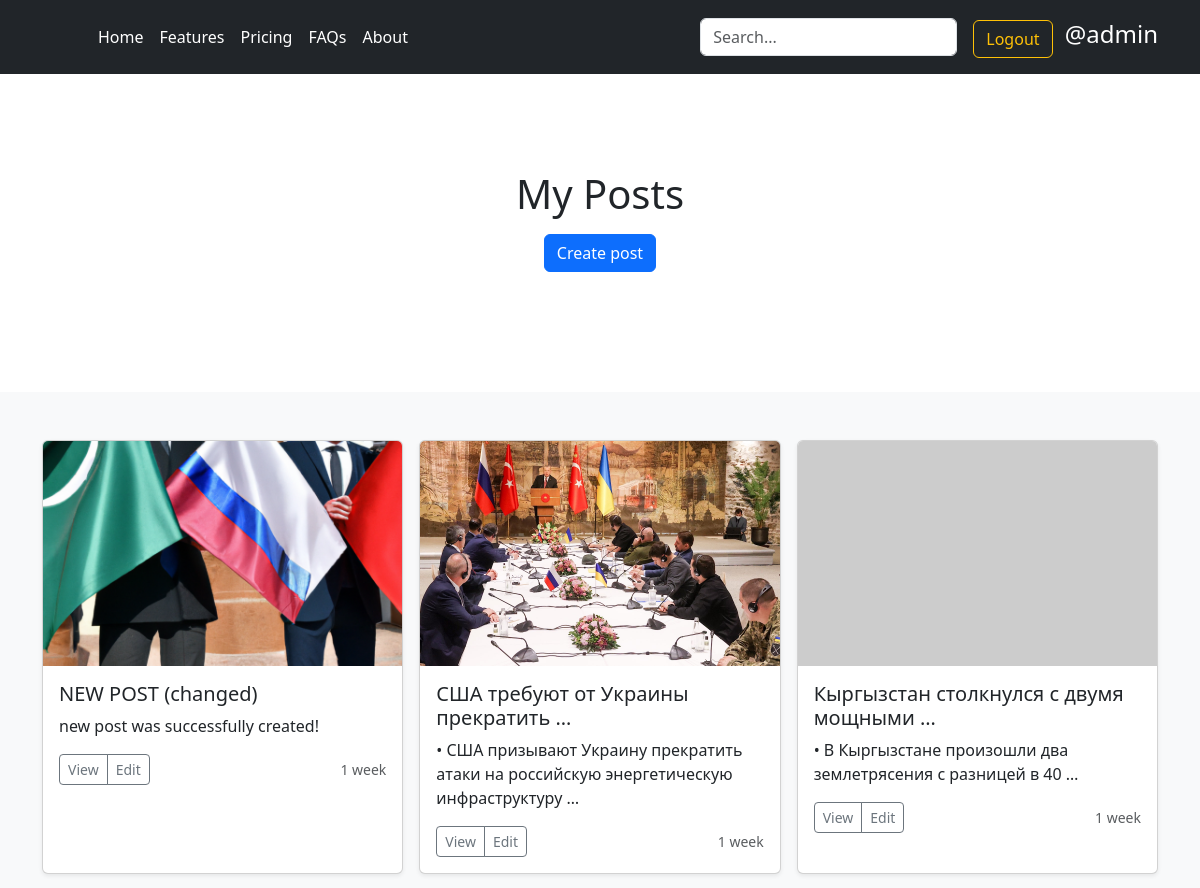
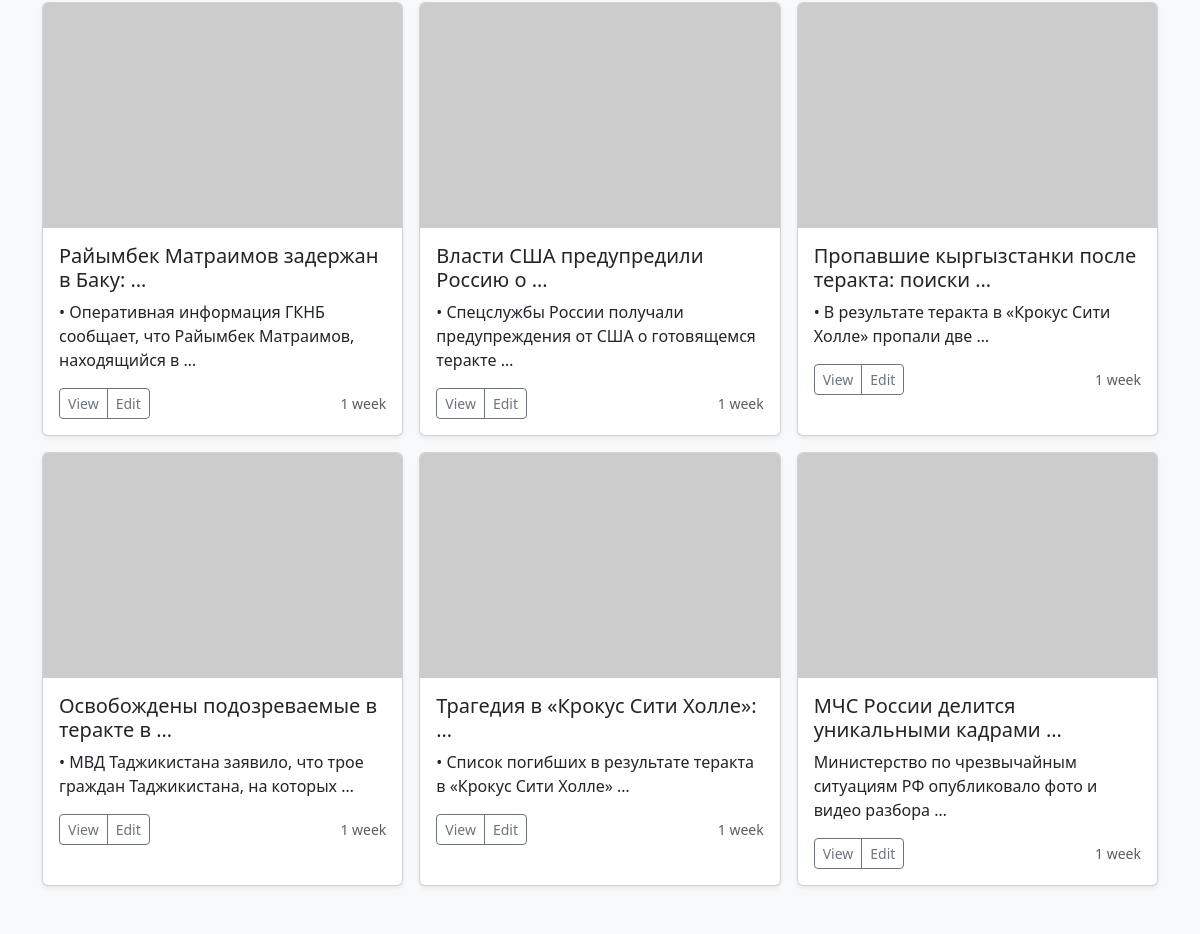
Screenshot of /user_posts/ (signed in) with the database file from the repository (2 pictures, top to bottom).
### index/models.py (models this page shows, shortened)
class Post(models.Model):
    user = models.ForeignKey(User, on_delete=models.CASCADE, null=True)
    category = models.ForeignKey(Category, on_delete=models.SET_NULL, null=True)
    image = models.ImageField(upload_to='images/', null=True, blank=True)
    title = models.CharField(max_length=100)
    content = models.TextField(null=True)
    date = models.DateTimeField(auto_now_add=True, null=True)

### index/views.py (the view)
# urls.py: path('user_posts/', user_posts, name='user_posts'),
def user_posts(request):
    posts = Post.objects.filter(user=request.user).order_by('-id')
    context = {
        'posts':posts,
    }
    return render(request, 'index/user_posts.html', context)

### templates/index/user_posts.html (shortened to what this page needs)
{% extends 'base.html' %}
{% block content %}
<main>
    <section class="py-5 text-center container">
      <div class="row py-lg-5">
        <div class="col-lg-6 col-md-8 mx-auto">
          <h1 class="fw-light">My Posts</h1>
            <a href="{% url 'post_create' %}" class="btn btn-primary my-2">Create post</a>
        </div>
      </div>
    </section>
    <div class="album py-5 bg-body-tertiary">
      <div class="container">
        <div class="row row-cols-1 row-cols-sm-2 row-cols-md-3 g-3">
          {% for post in posts %}
              <div class="col">
                <div class="card h-100 shadow-sm">
                  <img src="
            {% if post.image %}
            {{ post.image.url }}
            {% else %}
            https://picsum.photos/200/300
            {% endif %}
            " class="bd-placeholder-img card-img-top" style="object-fit: cover;" width="100%" height="225">
                  <div class="card-body">
                    <h5>{{ post.title | truncatewords:5 }}</h5>
                    <p class="card-text">{{ post.content | truncatewords:10 }}</p>
                    <div class="d-flex justify-content-between align-items-center">
                      <div class="btn-group">
                        <a href="{% url 'post_details' post.id %}" class="btn btn-sm btn-outline-secondary">View</a>
                        <a href="{% url 'post_update' post.id %}" class="btn btn-sm btn-outline-secondary">Edit</a>
                      </div>
                      <small class="text-body-secondary">{{ post.date | timesince }}</small>
                    </div>
                  </div>
                </div>
              </div>
              {% endfor %}
          </div>
        </div>
  </main>
{% endblock %}

### templates/includes/header.html
<header class="p-3 text-bg-dark">
    <div class="container">
      <div class="d-flex flex-wrap align-items-center justify-content-center justify-content-lg-start">
        <a href="/" class="d-flex align-items-center mb-2 mb-lg-0 text-white text-decoration-none">
          <svg class="bi me-2" width="40" height="32" role="img" aria-label="Bootstrap"><use xlink:href="#bootstrap"></use></svg>
        </a>
        <ul class="nav col-12 col-lg-auto me-lg-auto mb-2 justify-content-center mb-md-0">
          <li><a href="{% url 'index' %}" class="nav-link px-2 text-white">Home</a></li>
          <li><a href="{% url 'features' %}" class="nav-link px-2 text-white">Features</a></li>
          <li><a href="{% url 'pricing' %}" class="nav-link px-2 text-white">Pricing</a></li>
          <li><a href="{% url 'faqs' %}" class="nav-link px-2 text-white">FAQs</a></li>
          <li><a href="#" class="nav-link px-2 text-white">About</a></li>
        </ul>
        <form action="{% url 'index' %}" method="get" class="col-12 col-lg-auto mb-3 mb-lg-0 me-lg-3" >
          <input type="search" class="form-control form-control-dark " value="{{ search_q }}" placeholder="Search..." aria-label="Search" name="q">
        </form>
        <div class="text-end">
          {% if request.user.is_authenticated %}
          <a href="{% url 'logout' %}" class="btn btn-outline-warning me-2">Logout</a>
          <span class="fs-4">@{{request.user.username}}</span>
          {% else %}
          <a href="{% url 'login' %}" class="btn btn-outline-light me-2">Login</a>
          <a href="{% url 'sign_up' %}" class="btn btn-outline-success me-2">Signin</a>
          {% endif %}
        </div>
      </div>
    </div>
  </header>

### rows the page displays
Post: image (picture), title "NEW POST (changed)", content "new post was successfully created!", date "1 week"
Post: image (picture), title "США требуют от Украины прекратить …", content "• США призывают Украину прекратить атаки на российскую энергетическую инфраструктуру …", date "1 week"
Post: title "Кыргызстан столкнулся с двумя мощными …", content "• В Кыргызстане произошли два землетрясения с разницей в 40 …", date "1 week"
Post: title "Райымбек Матраимов задержан в Баку: …", content "• Оперативная информация ГКНБ сообщает, что Райымбек Матраимов, находящийся в …", date "1 week"
Post: title "Власти США предупредили Россию о …", content "• Спецслужбы России получали предупреждения от США о готовящемся теракте …", date "1 week"
Post: title "Пропавшие кыргызстанки после теракта: поиски …", content "• В результате теракта в «Крокус Сити Холле» пропали две …", date "1 week"
Post: title "Освобождены подозреваемые в теракте в …", content "• МВД Таджикистана заявило, что трое граждан Таджикистана, на которых …", date "1 week"
Post: title "Трагедия в «Крокус Сити Холле»: …", content "• Список погибших в результате теракта в «Крокус Сити Холле» …", date "1 week"
Post: title "МЧС России делится уникальными кадрами …", content "Министерство по чрезвычайным ситуациям РФ опубликовало фото и видео разбора …", date "1 week"

### other values shown
{{ request.user.username }} "admin"
